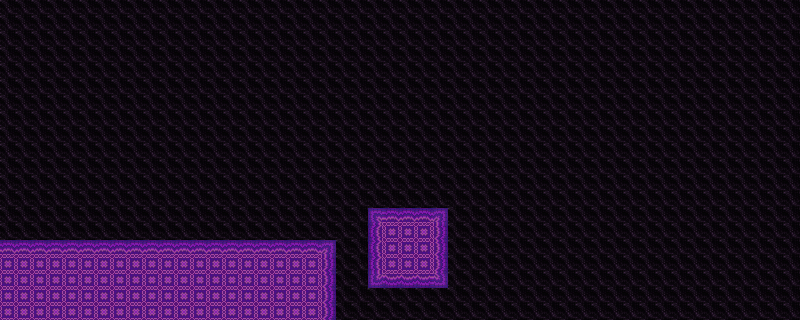

A 2D game scene composited from a Tiled map and its tileset images. What follows is a short description and the map's XML, with each tile layer's data collapsed to a summary:
An orthogonal 50x20 tile map with 16x16 px tiles, 1 tile layer (0).

<map version="1.10" tiledversion="1.11.2" orientation="orthogonal" renderorder="right-down" width="50" height="20" tilewidth="16" tileheight="16" infinite="0" nextlayerid="2" nextobjectid="1">
 <tileset firstgid="1" source="../../tile/src/goop.tsx" />
 <layer id="1" name="0" width="50" height="20">
  <data>[1000 cells, 1000 non-empty, 4 distinct tile ids]</data>
 </layer>
</map>